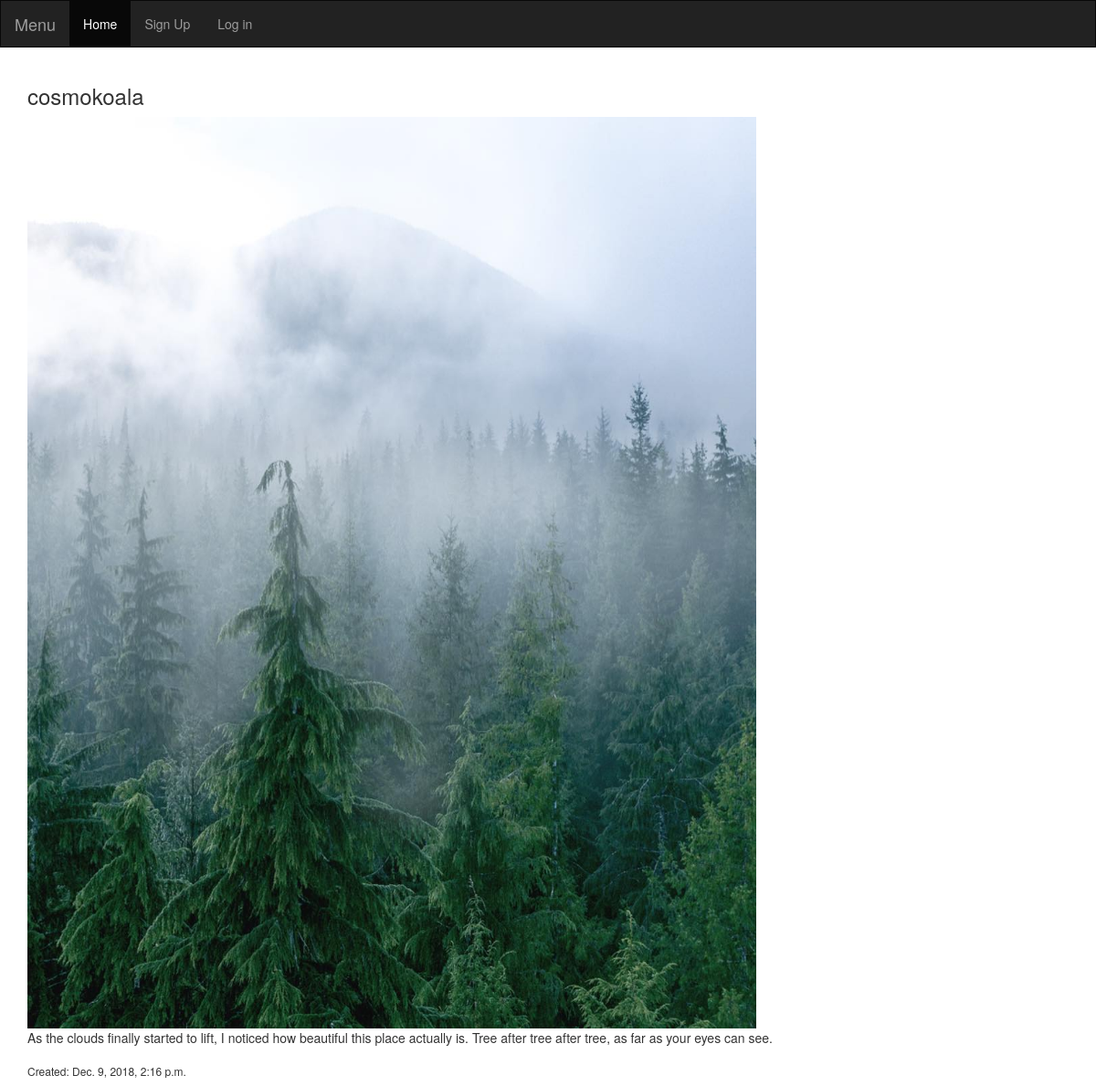
The page /content/11/cosmokoala/ on the database its author committed.
### contentapp/models.py (models this page shows, shortened)
class ContentPost(models.Model):
    user = models.ForeignKey(User, related_name="photos", on_delete=models.CASCADE)
    pub_date = models.DateTimeField(auto_now_add=True)
    title = models.CharField(max_length=100)
    description = models.TextField()
    slug = models.SlugField(max_length=200, unique=False)
    media_content = models.FileField(upload_to='content/%Y/%m/%d', blank=False, unique=True, verbose_name='Media file')
    class Meta:
        ordering = ['-pub_date']
    def check_file_extension(self):
        file_extension = os.path.splitext(self.media_content.name)[1]
        file_extension = file_extension.lower()
        img_extensions = ['.jpg', '.jpeg', '.png', '.tiff', '.gif']
        video_extensions = ['.avi', '.mp4', '.mov', '.mkv']
        if file_extension in img_extensions:
            return 'image'
        elif file_extension in video_extensions:
            return 'video'
        else:
            return None

### contentapp/views.py (the view)
# urls.py: re_path(r'^(?P<id>\d+)/(?P<slug>[-\w]+)/$', views.detail_content, name='detail_content'),
def detail_content(request, id, slug):
    try:
        post = get_object_or_404(ContentPost, id=id, slug=slug)
    except ConnectionResetError:
        pass
    return render(request, 'contentapp/post_detail.html', {
        'post': post
    })

### templates/contentapp/post_detail.html (shortened to what this page needs)
{% extends 'base.html' %}
{% block content %}
    <div class="container">
        <h3>{{ post.title }}</h3>
        {% if post.check_file_extension == 'image' %}
            <img src="{{ MEDIA_URL }}{{ post.media_content }}" alt="" style="width: 70%;">
        {% elif post.check_file_extension == 'video' %}
            <video width="700" height="450" controls>
                <source src="{{ MEDIA_URL }}{{ post.media_content }}" type="video/mp4">
            </video>
        {% else %}
            <div>{{ post.media_content }}</div>
        {% endif %}
        <p>{{ post.description}}</p>
        <h6 style="margin-top: 20px;">Created: {{ post.pub_date }}</h6>
    </div>
{% endblock %}

### rows shown on the page
ContentPost: title "cosmokoala", media_content (picture), description "As the clouds finally started to lift, I noticed how beautiful this place actually is. Tree after tree after tree, as far as your eyes can see.", pub_date "Dec. 9, 2018, 2:16 p.m."
